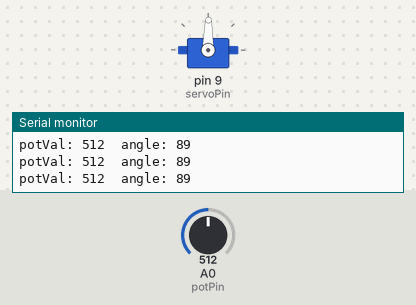
Bench run of a sketch on a simulated Arduino Uno, built with avr-gcc and run on an emulated ATmega328P. Shown: servo, the last lines printed to the serial monitor. Inputs (shaded band) come from the test bench; at power-on: A0 (potPin) = 512.

Above: at 1.2 s.
1.3 s: A0 (potPin) set to 556
At 2.0 s:
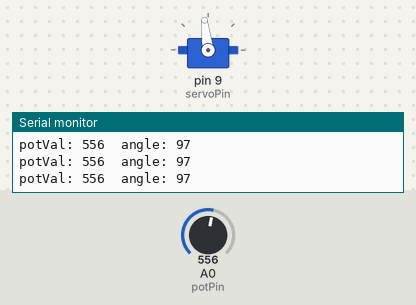
2.8 s: A0 (potPin) set to 582
At 3.5 s:
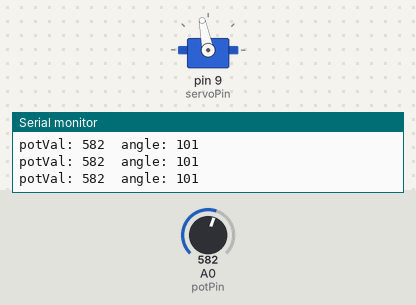
4.3 s: A0 (potPin) set to 306
At 4.9 s:
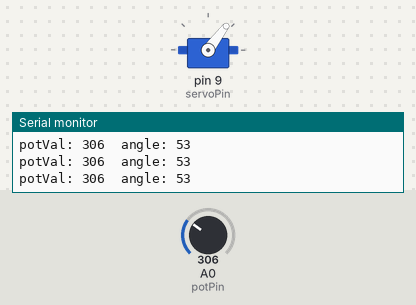
5.8 s: A0 (potPin) set to 716
At 6.8 s:
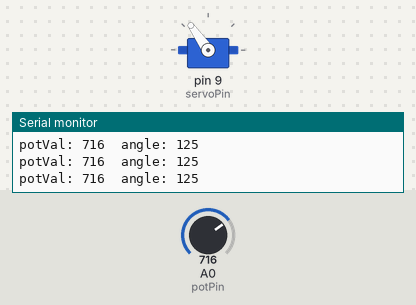
7.3 s: A0 (potPin) set to 122
At 8.2 s:
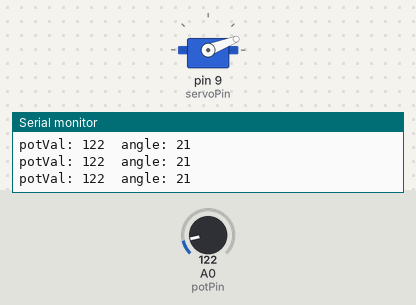
8.8 s: A0 (potPin) set to 104
At 10.0 s:
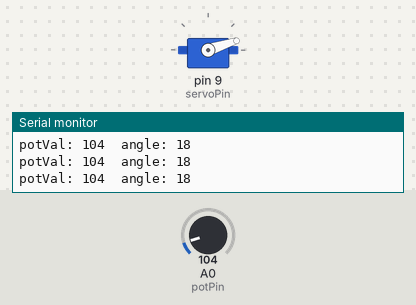
10.3 s: A0 (potPin) set to 91
Timing chart, 0 to 13.3 s (numbered marks = the images above; inputs shaded):
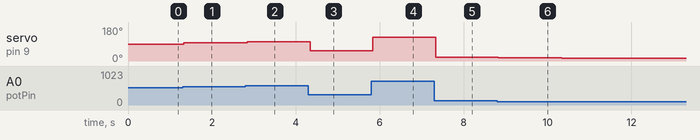

The sketch:

Servo_Potentionmeter.ino
```cpp
/*
Using a breadboard potentiometer as
control input for a 5V servo

Code Written by: TAK'S JOSEPH REFUGIO
Code Written on: Fall  2017
Code Written for: Chicago Engineering Design Team - EDT.Stella
*/

#include<Servo.h>

Servo myServo;

int const potPin = A0;
int potVal;
int angle;
int servoPin = 9;
int arduinoDelay = 1;

void setup() {
  /* Recognizing attached servo */
  myServo.attach(servoPin);

  /* Taking in data from analogRead at 9600 bits per second */
  Serial.begin(9600);
}

void loop() {
  /* Reading in voltage value for potentionmeter pin */
  /* Range is from 0-1023 */
  potVal = analogRead(potPin);

  /* Printing PotVal Value */
  Serial.print("potVal: ");
  Serial.print(potVal);

  /* Scales values of potVal from 0-1023 to 0-179 */
  angle = map(potVal, 0, 1023, 0, 179);

  /* Printing angle of servo */
  Serial.print("\tangle: ");
  Serial.print(myServo.read());
  //Serial.print(angle);
  Serial.print("\n");

  /* Write the angle value to the Servo */
  /* Tells how much the Servo should rotate */
  myServo.write(angle);
  delay(arduinoDelay);
}
```

Measured:
- after the input at 1.3 s, servo on pin 9 (servoPin): 89° → 97° at once
- after the input at 2.8 s, servo on pin 9 (servoPin): 97° → 101° at once
- after the input at 4.3 s, servo on pin 9 (servoPin): 101° → 53° after 0.05 s
- after the input at 5.8 s, servo on pin 9 (servoPin): 53° → 125° at once
- after the input at 7.3 s, servo on pin 9 (servoPin): 125° → 21° at once
- after the input at 8.8 s, servo on pin 9 (servoPin): 21° → 18° at once
- after the input at 10.3 s, servo on pin 9 (servoPin): 18° → 15° at once
